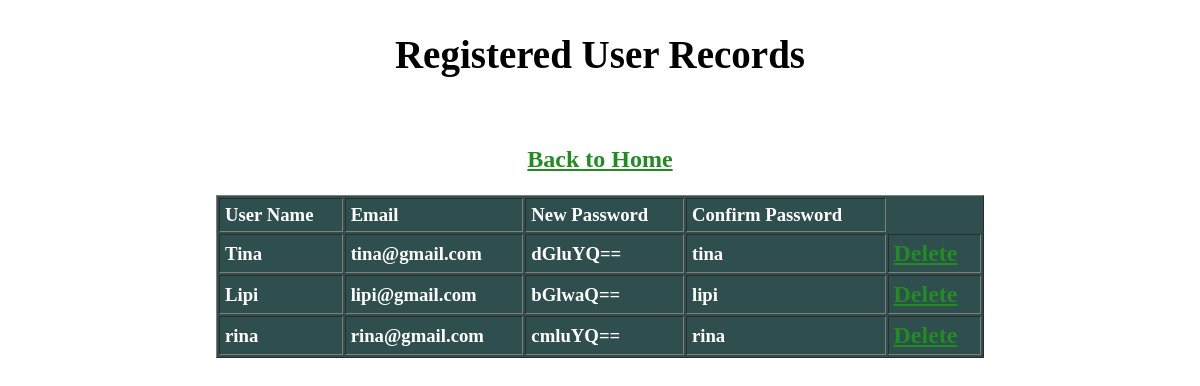
The page /display_registeredUser.php on the database as committed earlier.
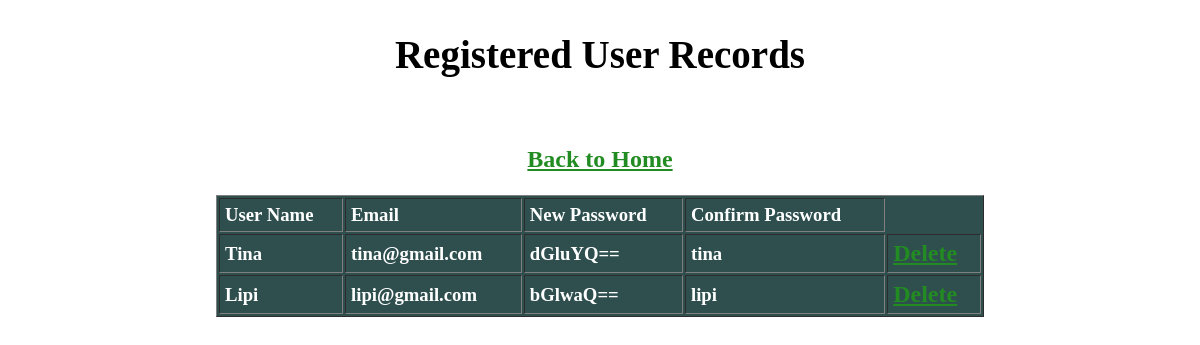
The same page on the database as committed later.
### tables this page shows
CREATE TABLE `register_db` (
  `id` int(10) NOT NULL,
  `uname` varchar(255) NOT NULL,
  `email` varchar(255) NOT NULL,
  `n_password` varchar(255) NOT NULL,
  `con_password` varchar(255) NOT NULL
);

### display_registeredUser.php (the view, shortened to what this page needs)
<?php
include("connection.php");?>
<!DOCTYPE html>
<html>
<head>
</head>
<body>
<h2 style="font-size: 39px;"><center>Registered User Records</center></h2><br>
<h3 style="color:darkgreen;"><center><a href="menu.html">Back to Home </a></center><br>
<table width = "80%" border="1" cellspacing="2" cellpadding="5" align="center" style="background-color: darkSlategray; color: white;">
	<tr>
		<td><strong>User Name</strong></td>
		<td><strong>Email</strong></td>
		<td><strong>New Password</strong></td>
		<td><strong>Confirm Password</strong></td>
	</tr>
    <?php
		$sql = "SELECT * FROM `register_db`";
		$result = mysqli_query($link,$sql);
		if(mysqli_num_rows($result) > 0)
		{
			while($row = mysqli_fetch_assoc($result))
			{
				echo "<tr>";
				echo "<td>".$row["uname"]."</td>";
				echo "<td>".$row["email"]."</td>";
				echo "<td>".$row["n_password"]."</td>";
				echo "<td>".$row["con_password"]."</td>";
				echo "<td><a href='delete_registeredUser.php?id=".$row['id']."'>Delete</a></td>";
				echo "</tr>";
			}
		}
     ?>
</table>
</body>
</html>

Rows that differ between the two databases and show on the page:
removed register_db: uname "rina", email "rina@gmail.com", n_password "cmluYQ==", con_password "rina"
